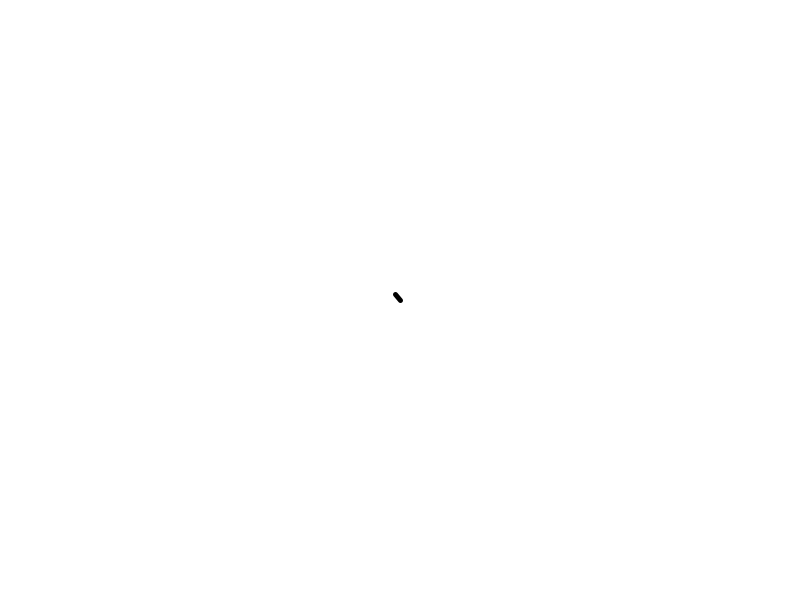
Frame 1 (no input)
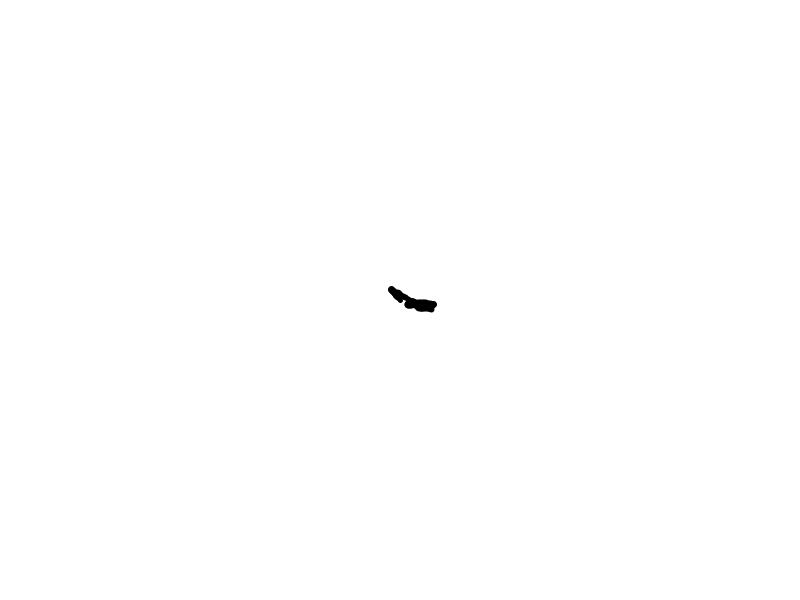
Frame 60 (the mouse pressed at the canvas centre just before this capture)
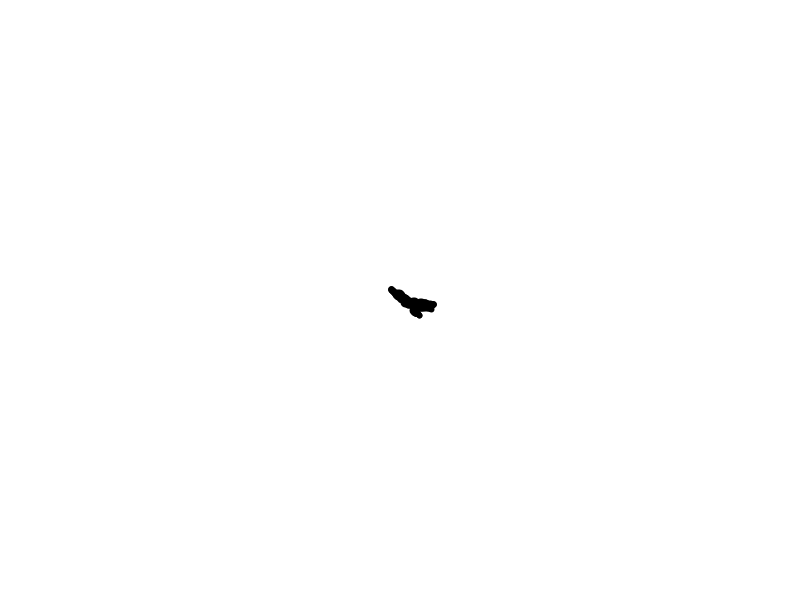
Frame 120 (the mouse held since frame 60 and released just before this capture)

The Processing sketch that drew these frames (run headless with seeded random() and noise(); from frame 60 on, the mouse is pressed at the canvas centre):

// Processing sketch: pollock1
// ── pollock1.pde
int timer;
int lastX;
int lastY;
int lastDripX;
int lastDripY;
int x;
int y;
float a;
 
void setup() {
  size(800,600);
  //frameRate(60);
  timer = 0;
  lastX = lastDripX = 800 / 2;
  lastY = lastDripY = 600 / 2;
  a = random(TWO_PI);
  fill(0);
  background(255);
  smooth();
  strokeJoin(ROUND);
}
 
void draw()
{
  fill(0);
  
  a += random(-0.1, 0.1);
  int l = (int) random(-10, 10);
  
  x = lastX + (int) (l * cos(a));
  y = lastY + (int) (l * sin(a));
  
  float d = dist(lastDripX, lastDripY, x, y);
  if (d > 200)
  {
    int numDrips = (int)random(3);
    randomCircles(x, y, numDrips, 2, 10, 10, 30);
    lastDripX = x;
    lastDripY = y;
  }
  int dx = abs(x - lastX);
  int dy = abs(y - lastY);
  if ((dx == 0) && (dy == 0))
  {
    strokeWeight(1);
  }
  else if (dist(x,y, lastX,lastY) < 2 )
  {
    strokeWeight(10);
  }
  else
  {
     strokeWeight(150/(dx+dy+15));
     timer = 0;
  }
  line(x,y, lastX,lastY);
  lastX = x;
  lastY = y;
   
  if (timer > 15)
  {
    clouds(15, 30, 10, 20);
    timer = (int)random(-50,15);
  }
  timer++;
}
 
void randomCircles(int x, int y, int numCircles, int minSize, int maxSize, int minDist, int maxDist)
{
  for(int i=0; i<numCircles; i++)
  {
    float r = minSize + random(maxSize-minSize);
    float offsetX = minDist + random(maxDist - minDist);
    float offsetY = minDist + random(maxDist - minDist);
    float flipX = random(1);
    if (flipX > 0.5) offsetX *= -1;
    float flipY = random(1);
    if (flipY > 0.5) offsetY *= -1;
    ellipse(x+offsetX, y+offsetY, r, r);
  }
}
 
void clouds(int minmin, int minmax, int maxmin, int maxmax)
{
   
  float minsize = random(minmin,minmax);
  float maxsize = minsize + random(maxmin,maxmax);
   
  for(int i=0; i<6; i++)
  {
    pushMatrix();
    translate(mouseX, mouseY);
    rotate(radians(random(360)));
    beginShape();
    vertex(0, 0);
    bezierVertex(0, 0+random(minsize,maxsize), 0+random(minsize,maxsize), 0, 0, 0);
    bezierVertex(0, 0-random(minsize,maxsize), 0-random(minsize,maxsize), 0, 0, 0);
    bezierVertex(0+random(minsize,maxsize), 0, 0, 0-random(minsize,maxsize), 0, 0);
    bezierVertex(0-random(minsize,maxsize), 0, 0, 0+random(minsize,maxsize), 0, 0);
    endShape();
    popMatrix();
  }
   
}
